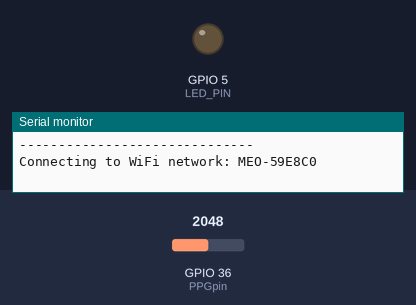
The sketch below on a simulated ESP32. Parts: output pins drawn as LEDs (lit = HIGH), the last lines printed to the serial monitor. The test bench sets the inputs (shaded band); at power-on: GPIO 36 (PPGpin) = 2048. WiFi joins after 1.5 s; servers stay silent unless stated.

Above: at 0.1 s.
At 0.6 s:
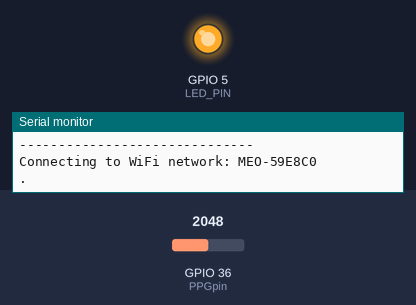
Timing chart, 0 to 2.5 s (numbered marks = the images above):
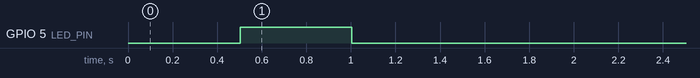

The sketch:

ProjectCode.ino
```cpp
// IMPORTING LIBRARIES
#include <FirebaseESP32.h>
#include <WiFi.h>
#include <ArduinoJson.h>

// FIREBASE HOST NAME AND AUTHENTICATION KEY
#define FIREBASE_HOST "esp32wifitest-4f0ee-default-rtdb.europe-west1.firebasedatabase.app/" //Do not include https in FIREBASE_HOST
#define FIREBASE_AUTH "jBNwA2QGBe88wTUwwupLSuutDkSFI50ssutFKWrh"

// WIFI NETWORK NAME AND PASSWORD
const char * networkName = "MEO-59E8C0";
const char * networkPswd = "7b04aebe7b";

const int hostPort = 80;
const int BUTTON_PIN = 36;
const int LED_PIN = 5;

void connectToWiFi(const char * ssid, const char * pwd)
{
  int ledState = 0;

  printLine();
  Serial.println("Connecting to WiFi network: " + String(ssid));

  WiFi.begin(ssid, pwd);

  while (WiFi.status() != WL_CONNECTED)
  {

    // Blink LED while we're connecting:
    digitalWrite(LED_PIN, ledState);
    ledState = (ledState + 1) % 2; // Flip ledState
    delay(500);
    Serial.print(".");
  }

  Serial.println();
  Serial.println("WiFi connected!");
  Serial.print("IP address: ");
  Serial.println(WiFi.localIP());
}

void requestURL(const char * host, uint8_t port)
{
  printLine();
  Serial.println("Connecting to domain: " + String(host));

  // Use WiFiClient class to create TCP connections
  WiFiClient client;
  if (!client.connect(host, port))
  {
    Serial.println("connection failed");
    return;
  }
  Serial.println("Connected!");
  printLine();

  // This will send the request to the server
  client.print((String)"GET / HTTP/1.1\r\n" +
               "Host: " + String(host) + "\r\n" +
               "Connection: close\r\n\r\n");
  unsigned long timeout = millis();
  while (client.available() == 0)
  {
    if (millis() - timeout > 5000)
    {
      Serial.println(">>> Client Timeout !");
      client.stop();
      return;
    }
  }

  // Read all the lines of the reply from server and print them to Serial
  while (client.available())
  {
    String line = client.readStringUntil('\r');
    Serial.print(line);
  }

  Serial.println();
  Serial.println("closing connection");
  client.stop();
}

void printLine()
{
  Serial.println();
  for (int i=0; i<30; i++)
    Serial.print("-");
  Serial.println();
}

// SENSOR VARIABLES
unsigned long s_rate = 50;                                // Sampling rate [Hz]
unsigned const long sampling_period = ceil(1000/s_rate); // Convertion to sampling period [ms]
//unsigned long post_t = 0;                              // Variable to store time
float post_t = 0;                                        // Variable to store time
int sensorValueR;                                        // Variable to store a value measured by a pin related to the resistance
int sensorValueT;                                        // Variable to store a value measured by a pin related to the temperature
char input;                                              // Variable to store what is read in the Serial monitor
int circuitState = 1;                                    // Variable to assess the state of the circuit in the previous iteration
int PPGpin = 36;                                         // Pulse sensor pin
float PPGval;
float EDAval;
float IMUval;

FirebaseData firebaseData;

void setup()
{

  // Initilize hardware:
  Serial.begin(115200);
  pinMode(37, INPUT);
  pinMode(LED_PIN, OUTPUT);

  // Connect to the WiFi network (see function below loop)
  connectToWiFi(networkName, networkPswd);

  digitalWrite(LED_PIN, LOW); // LED off
  Serial.print("Press button 0 to connect to ");
  Serial.println(FIREBASE_HOST);

  // Firebase
  Firebase.begin(FIREBASE_HOST, FIREBASE_AUTH);
  Firebase.reconnectWiFi(true);
  //String path = "/ESP32_Test";
  String path = "/test";
  String jsonStr;

  FirebaseData firebaseData;

  /*
  Serial.println("------------------------------------");
  Serial.println("Path exist test...");
  if (Firebase.pathExist(firebaseData, path))
  {
    Serial.println("Path " + path + " exists");
  }
  else
  {
    Serial.println("Path " + path + " is not exist");
  }
  Serial.println("------------------------------------");
  Serial.println();

  //Quit Firebase and release all resources
  Firebase.end(firebaseData);
  */

  // SENSOR PIN INITIALIZATION
  pinMode(PPGpin, INPUT);
  //pinMode(EDApin, INPUT);
  //pinMode(IMUpin, INPUT);
}

void loop()
{
  // Compute current time
  float prev_t = millis();

  // Read sensor values if the circuit is on within the sampling period
  if (circuitState == 1) {
    if (prev_t - post_t >= sampling_period) {
      PPGval = analogRead(PPGpin);
      //EDAval = analogRead(EDApin);
      //IMUval = analogRead(IMUpin);

      // SERIAL MONITOR
      Serial.print(prev_t);
      Serial.print(',');
      Serial.print(PPGval);
      Serial.print(',');
      Serial.print(2*PPGval);
      Serial.print(',');
      Serial.println(3*PPGval);

      // FIREBASE
      Firebase.pushFloat(firebaseData,"/Time/Value", prev_t);
      Firebase.pushFloat(firebaseData,"/PPG/Value", PPGval);
      Firebase.pushFloat(firebaseData,"/EDA/Value", 2*PPGval);
      Firebase.pushFloat(firebaseData,"/IMU/Value", 3*PPGval);

      // Increase time
      post_t += sampling_period;
    }
  }

  // If something was written in the serial monitor...
  if (Serial.available() > 0 ) {
    input = Serial.read();  // ...we read the input
    if (input == 's') {     // If the input is 's', we turn on the circuit
      circuitState = 1;
    }
    if (input == 'n') {     // If the input is 'n', we turn off the circuit
      circuitState = 0;
    }
  }
}
```
